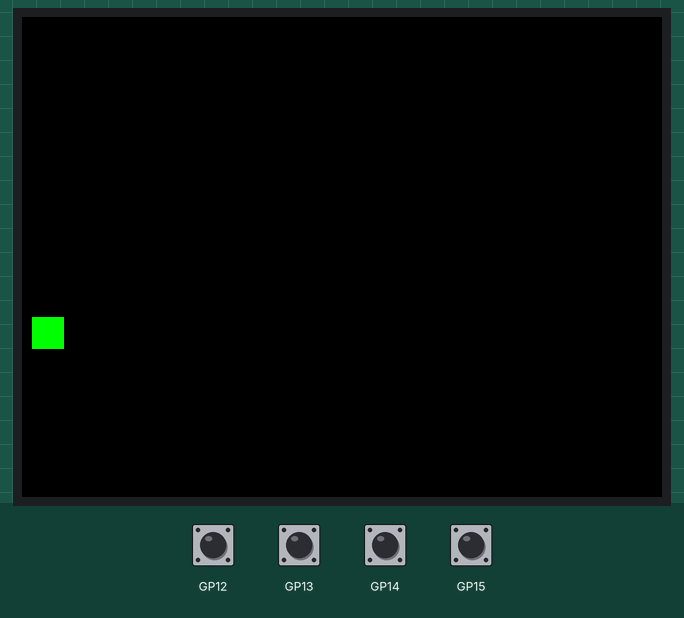
Bench run of a program on a simulated Raspberry Pi Pico running MicroPython. Shown: 320×240 colour display. The test bench sets the inputs (shaded band).

Above: at 1.2 s.
1.3 s: button A pressed for 1 s
At 3.1 s:
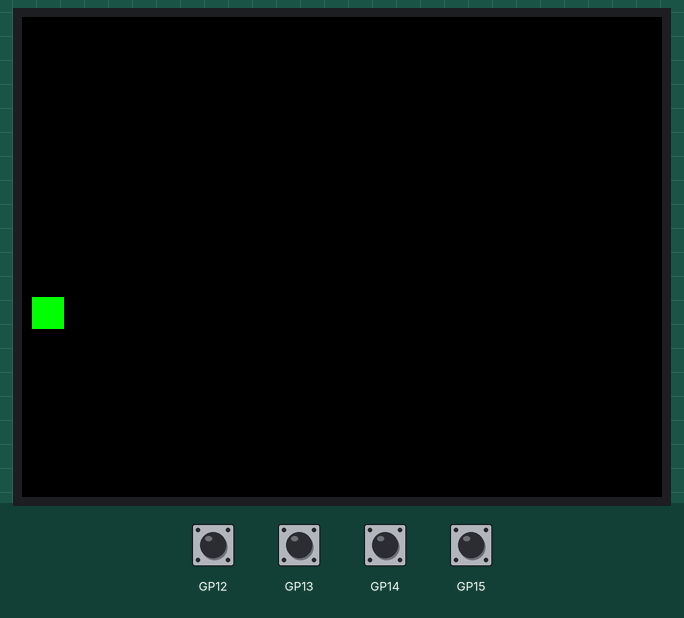
3.8 s: button X pressed for 0.15 s
5.4 s: button B pressed for 0.15 s
At 6.6 s:
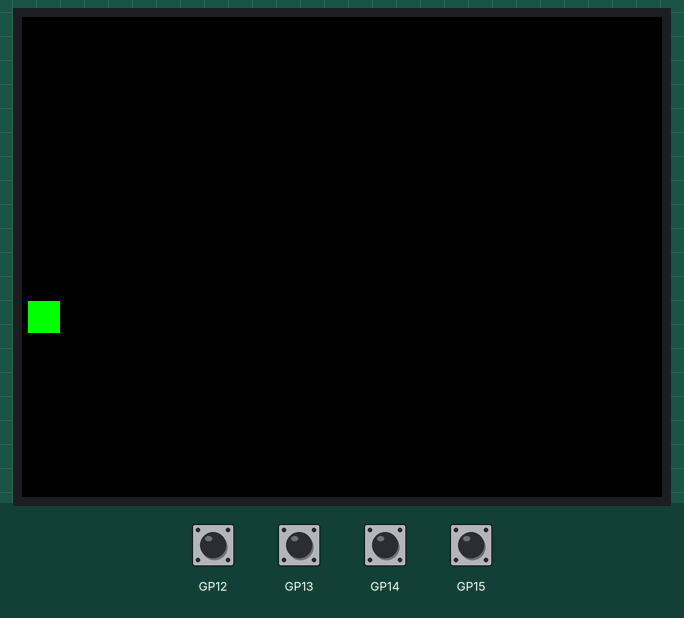
7.0 s: button Y pressed for 1 s
At 9.0 s:
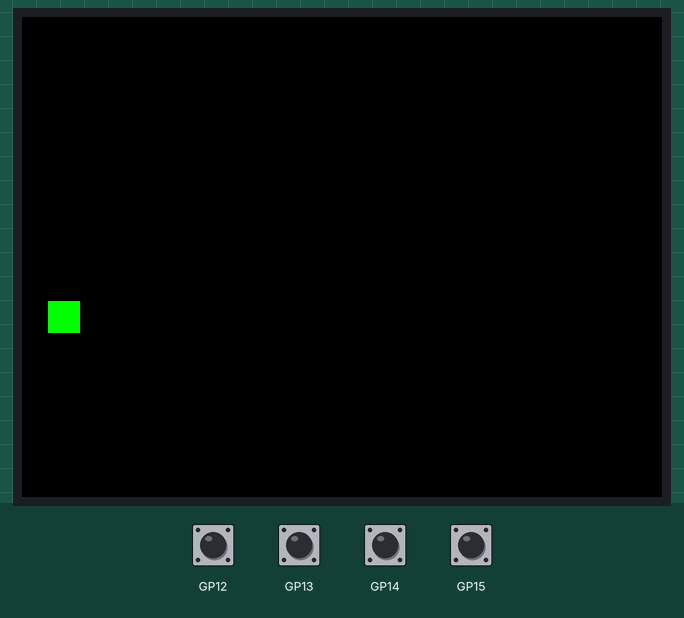
9.5 s: button A pressed for 0.15 s
11.1 s: button B pressed for 1 s
At 12.9 s:
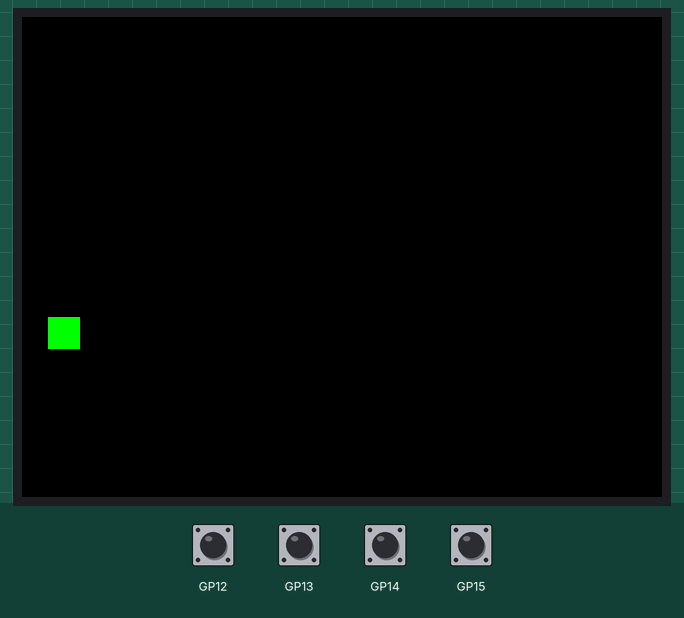
Timing chart, 0 to 14.4 s (numbered marks = the images above; inputs shaded):
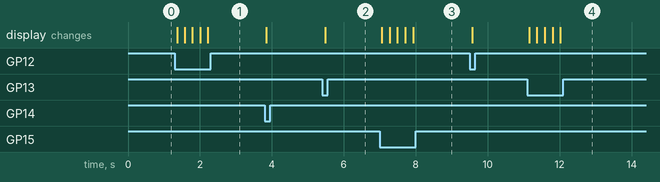

The program:

move_rectangle.py
```python
# Import required libraries
from pimoroni import Button
from picographics import PicoGraphics, DISPLAY_PICO_DISPLAY_2, PEN_RGB565

# Initialize Pico Display
display = PicoGraphics(display=DISPLAY_PICO_DISPLAY_2, pen_type=PEN_RGB565)

# Initialize buttons
button_a = Button(12)
button_b = Button(13)
button_x = Button(14)
button_y = Button(15)

# player variables
player_x = 5
player_y = 150
player_height = 16


# Define pen colors
WHITE = display.create_pen(255, 255, 255)
BLACK = display.create_pen(0, 0, 0)
GREEN = display.create_pen(0, 255, 0)
RED = display.create_pen(255, 0, 0)


# Main game loop
while True:
    display.set_pen(BLACK)
    display.clear()

    # Draw green rectangle (PLAYER)
    display.set_pen(GREEN)
    display.rectangle(player_x, player_y, player_height, player_height)

    # Button controls for playersaur movement
    if button_a.read():
        player_y -= 2
    elif button_b.read():
        player_y += 2
    elif button_x.read():
        player_x -= 2
    elif button_y.read():
        player_x += 2

    # Update the display
    display.update()
```

Measured:
- after the input at 1.3 s, the display: first changes after 0.06 s (image 1 shows a later state)
- after the input at 5.4 s, the display: changes after 0.08 s (image 2)
- after the input at 7.0 s, the display: first changes after 0.05 s (image 3 shows a later state)
- after the input at 11.1 s, the display: first changes after 0.05 s (image 4 shows a later state)
